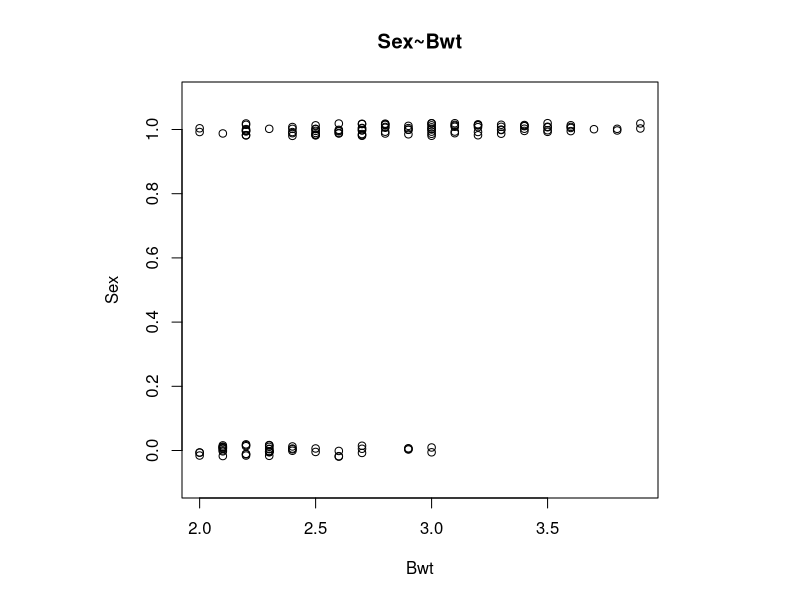
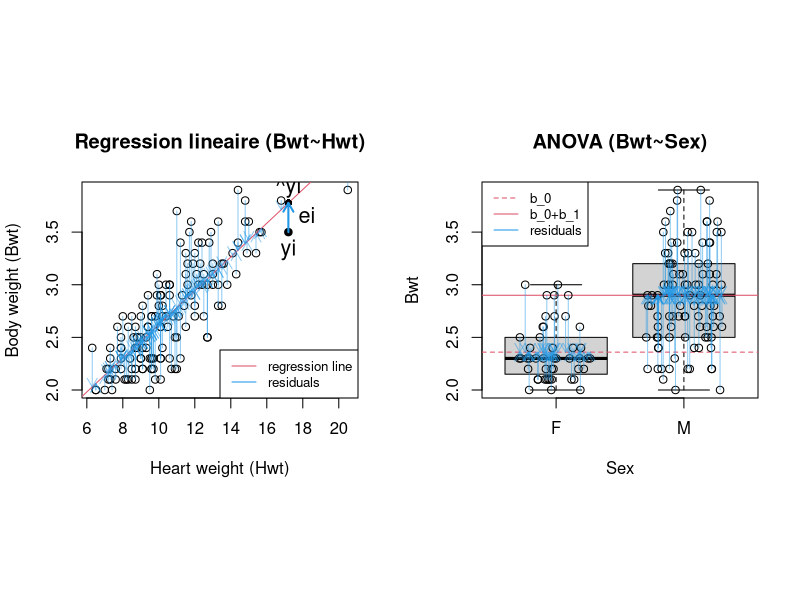
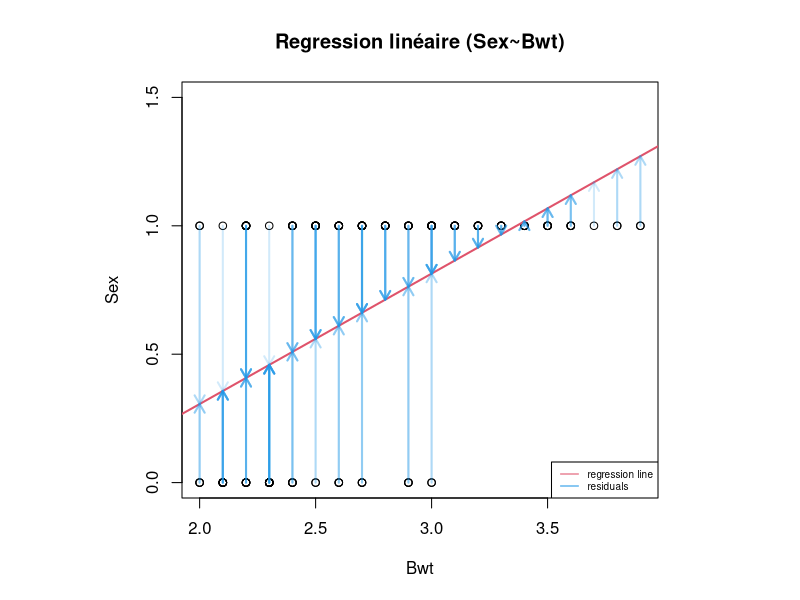
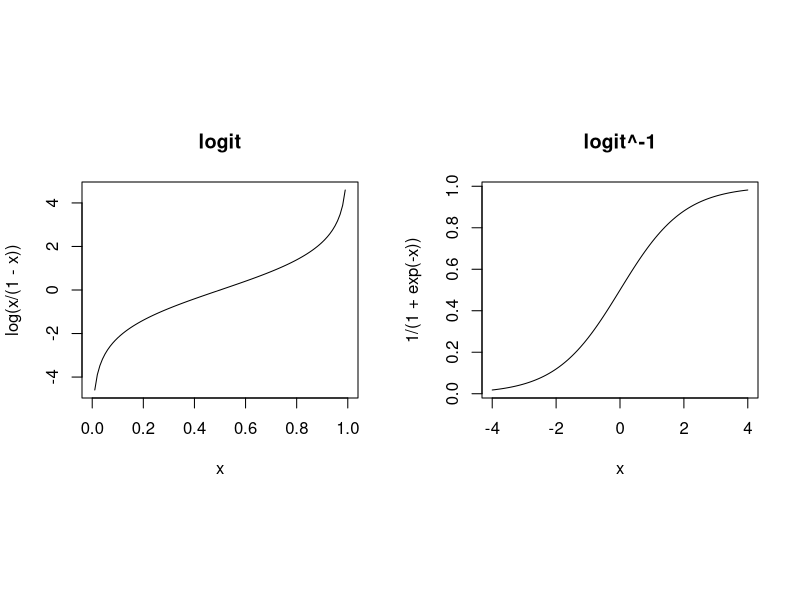
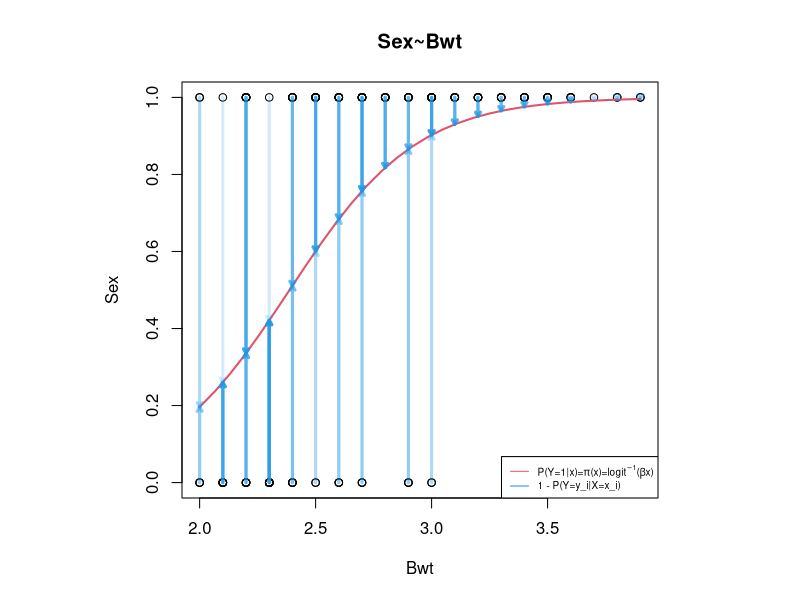

R code for these plots, in order:
## ---- chunk 1
d = MASS::cats
layout(1, respect=TRUE)
s = as.numeric(d$Sex) - 1
plot(d$Bwt, jitter(s, factor=.1), main="Sex~Bwt", xlab="Bwt", ylab="Sex", ylim=c(-.1,1.1))
## ---- chunk 2
d = MASS::cats
m = lm(Bwt~Hwt, d)
layout(matrix(1:2, 1), respect=TRUE)
plot(
  m$model$Hwt, m$model$Bwt,
  ylab="Body weight (Bwt)", xlab="Heart weight (Hwt)",
  main="Regression lineaire (Bwt~Hwt)"
)
abline(m, col=2)
arrows(d$Hwt, d$Bwt, d$Hwt, d$Bwt-m$residuals, col=adjustcolor(4, alpha.f=0.5), length=0.1)

i = which(d$Hwt==17.2)
points(m$model[i,]$Hwt, m$model[i,]$Bwt,  pch=16)
points(m$model[i,]$Hwt, d[i,]$Bwt-m$residuals[i],  pch=16)
arrows(d[i,]$Hwt, d[i,]$Bwt, d[i,]$Hwt, d[i,]$Bwt-m$residuals[i], col=4, lwd=2, length=0.1)
text(m$model[i,]$Hwt, m$model[i,]$Bwt, "yi", pos=1, cex=1.3)
text(m$model[i,]$Hwt, d[i,]$Bwt-m$residuals[i]/2,  "ei", pos=4, cex=1.3)
text(m$model[i,]$Hwt, d[i,]$Bwt-m$residuals[i],  "^yi", pos=3, cex=1.3)
legend("bottomright",c("regression line", "residuals"), col=c(2,4), lty=1, cex=.8)


boxplot(Bwt~Sex, d, main="ANOVA (Bwt~Sex)", xlab="Sex", ylab="Bwt", outline=FALSE, ylim=range(d$Bwt))
m = lm(Bwt~Sex, d)
m$coefficients
abline(h=m$coefficients[[1]] + m$coefficients[[2]], col=2)
abline(h=m$coefficients[[1]], col=2, lty=2)

x = jitter(as.numeric(d$Sex), 1.5)
points(x, d$Bwt)
arrows(x, d$Bwt, x, d$Bwt-m$residuals, col=adjustcolor(4, alpha.f=0.5), length=0.1)
legend("topleft",c("b_0", "b_0+b_1", "residuals"), col=c(2,2,4), lty=c(2,1,1), cex=.8)

# t.test
# 1 null hypothesis
# H_0: p_h==_f
# H_1: p_h!=p_f
# 2 risk
# alpha = 5%
# 3 test hypothesis
# residuals~N?
shapiro.test(d[d$Sex=="F",]$Bwt)
shapiro.test(d[d$Sex=="M",]$Bwt)
# -> OK
# 4 t.test
t.test(d[d$Sex=="F",]$Bwt, d[d$Sex=="M",]$Bwt)
anova(m)
# 5 conclusion
## ---- chunk 3
d = MASS::cats

layout(1, respect=TRUE)
s = as.numeric(d$Sex) - 1
plot(d$Bwt, s, main="Regression linéaire (Sex~Bwt)", xlab="Bwt", ylab="Sex", ylim=c(0,1.5))
m = lm(s~d$Bwt)
abline(m, col=2, lwd=2)
# abline(h=0.5, col="grey", lwd=2)
arrows(d$Bwt, s, d$Bwt, s-m$residuals, col=adjustcolor(4, alpha.f=0.2), length=0.1, lwd=2)
legend("bottomright",c("regression line", "residuals"), col=c(2,4), lty=1, cex=0.6)
## ---- chunk 4
layout(matrix(1:2, 1), respect=TRUE)
x = 0:100/100
plot(x, log(x/(1-x)), main="logit", type="l")
x = seq(-4, 4,  length.out=100)
plot(x, 1 / (1+exp(-x)), main="logit^-1", type="l")
## ---- chunk 5
layout(1, respect=TRUE)
plot(d$Bwt, s, main="Sex~Bwt", xlab="Bwt", ylab="Sex")
m = glm(d$Sex~d$Bwt, family = binomial(logit))
m$coefficients
logitinv = function(x) 1/(1 + exp(-x))
x = seq(min(d$Bwt), max(d$Bwt), length.out=30)
lines(x, logitinv(m$coefficients[[1]] + m$coefficients[[2]]*x), col=2, lwd=2)
py1x = function(t,m) {
  x = m$coefficients[[1]] + m$coefficients[[2]]*t
  1/(1 + exp(-x))
}
arrows(d$Bwt, s, d$Bwt, py1x(d$Bwt,m), col=adjustcolor(4, alpha.f=0.2), length=0.05, lwd=3)
legend("bottomright", c(expression(paste("P(Y=1|x)=", pi, "(x)=", logit^-1, "(", beta , "x)")), expression("1 - P(Y=y_i|X=x_i)")), col=c(2,4), lty=1, cex=0.6)
## ---- chunk 6
m = glm(d$Sex~d$Bwt, family = binomial(logit))
m$coefficients
summary(m)
